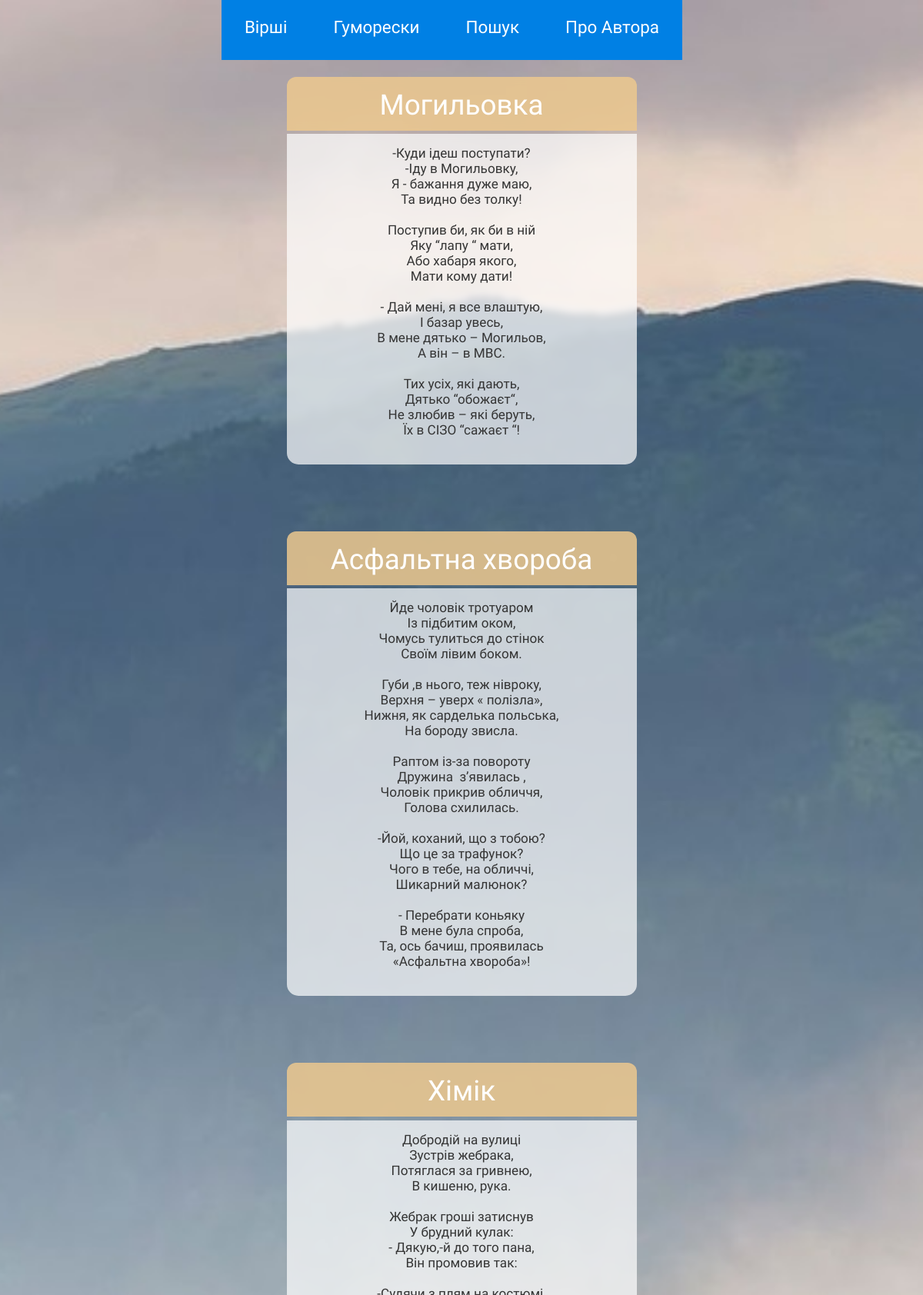
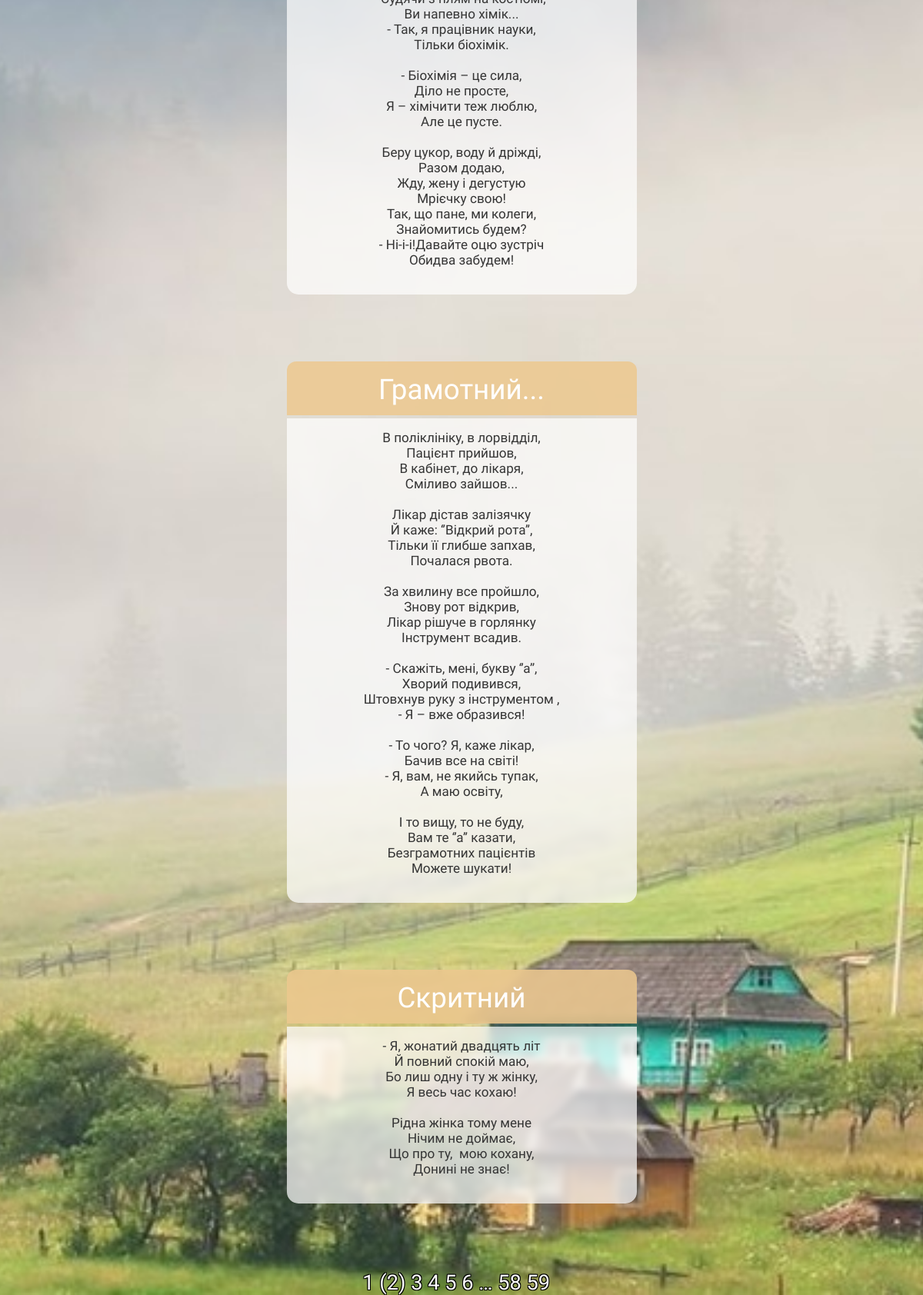
The page /humoresques/2 on the database as committed earlier (2 pictures, top to bottom).
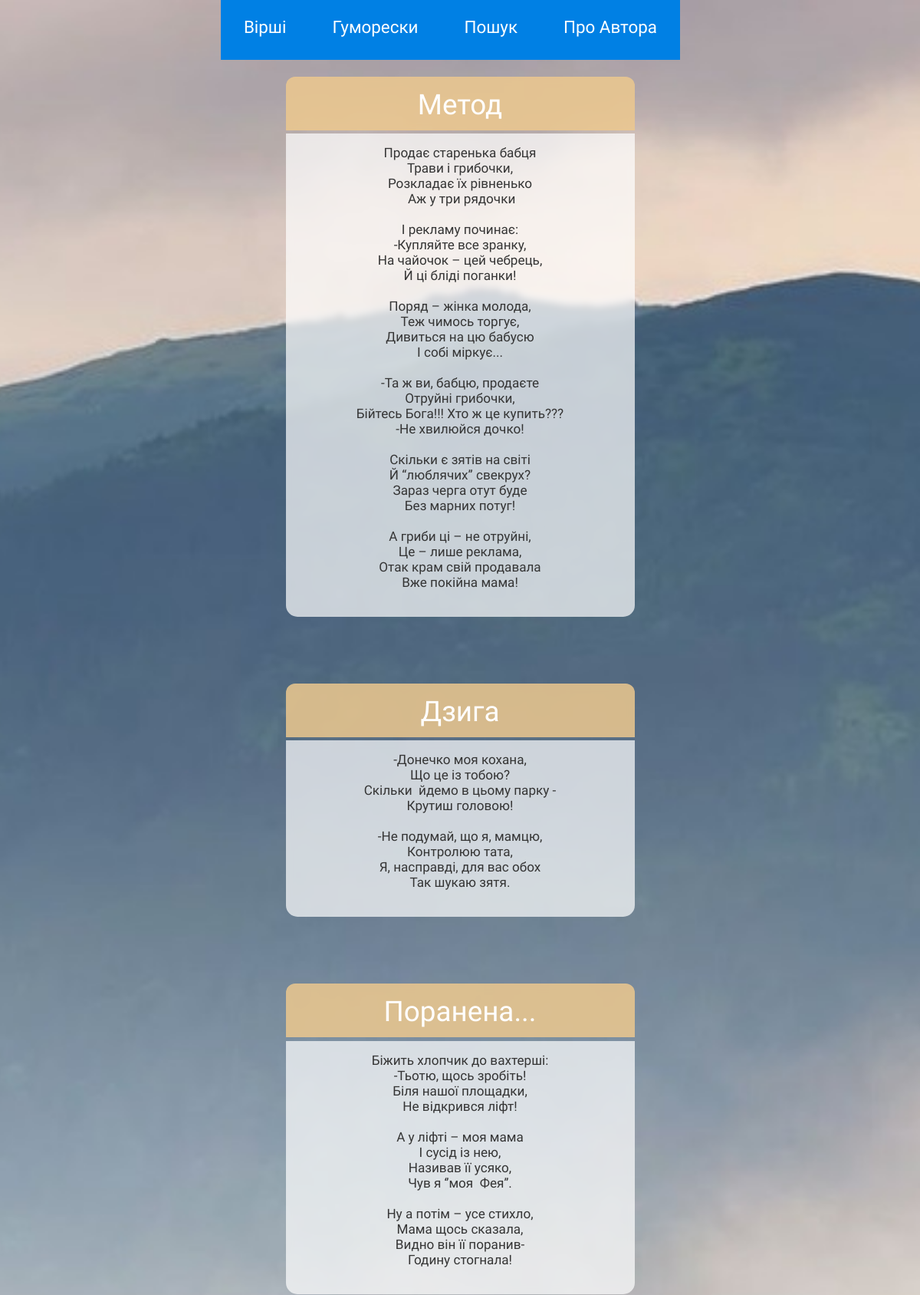
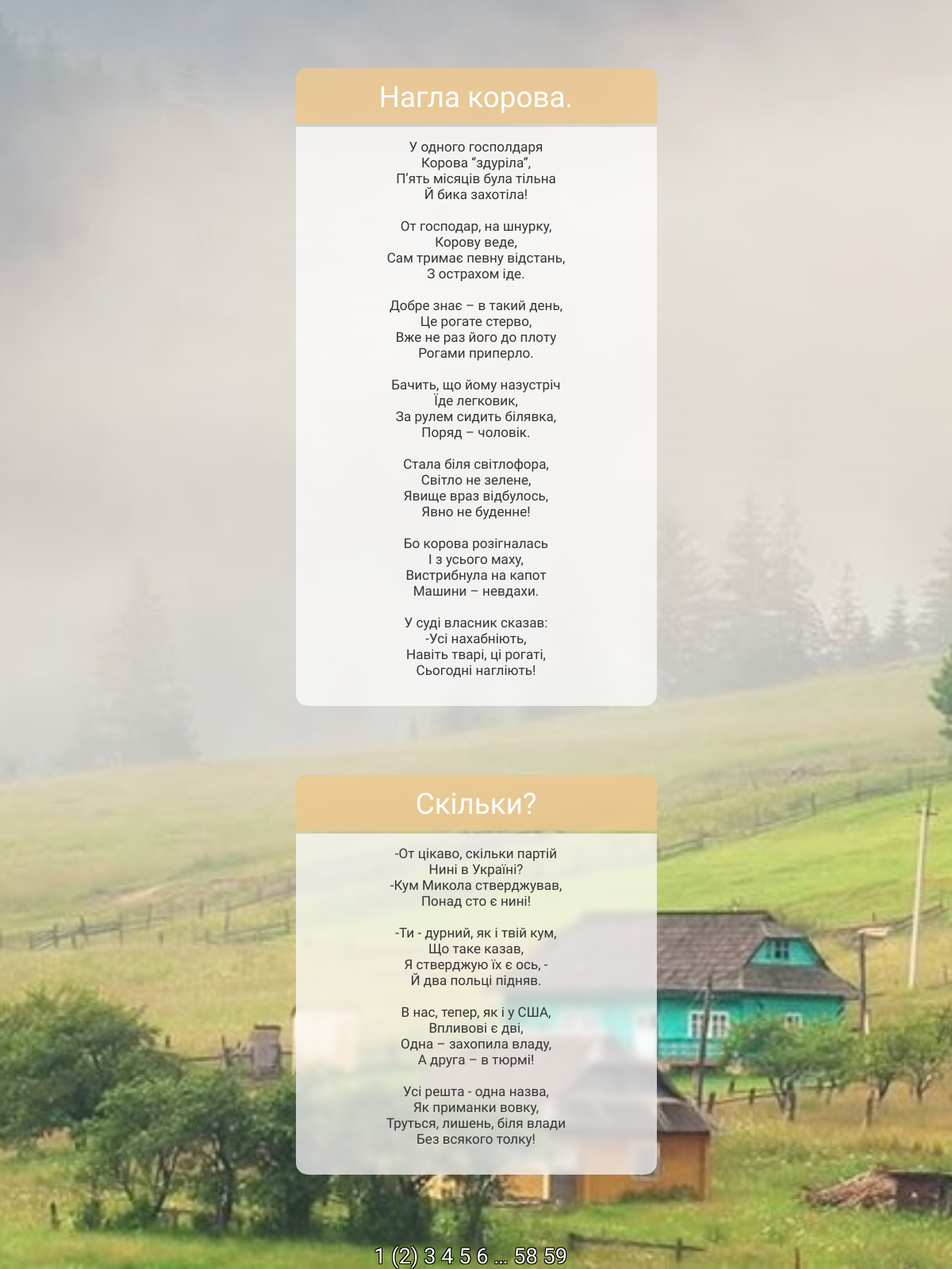
The same page on the database as committed later (2 pictures, top to bottom).
### app/models.py (models this page shows)
class Humoresque(db.Model):
    id = db.Column(db.Integer, primary_key=True)
    title = db.Column(db.String(20), unique=True)
    text = db.Column(db.String(1028), unique=True)

### app/routes.py (the view)
@app.route('/humoresques/<int:hum_page_num>')
def humoresques(hum_page_num):
    humoresques = Humoresque.query.paginate(per_page=5, page=hum_page_num, error_out=True)
    return render_template('humoresques.html', title='Гуморески',  humoresques=humoresques)

### app/templates/humoresques.html
{% extends "base.html" %}
{% block app_content %}
    {% for humoresque in humoresques.items %}
        {% include "_humoresque.html" %}
    {% endfor %}
    <div class="pagination-links">
    {% for page in humoresques.iter_pages() %}
        {% if page %}
            {% if page != humoresques.page %}
                <a href="{{ url_for('humoresques', hum_page_num=page) }}">{{ page }}</a>
            {% else %}
                <span style="color: white;">({{ page }})</span>
            {% endif %}
        {% else %}
            <span class=ellipsis style="color: white;">…</span>
        {% endif %}
    {% endfor %}
    </div>
{% endblock %}

### app/templates/base.html (shortened to what this page needs)
<html>
    <head>
        <link rel="stylesheet" href="{{ url_for('static', filename='styles.css') }}"/>
    </head>
    <body>
        <div id="navbar-container">
            <div class="navbar">
                <div class="link-div">
                    <nav>
                        <ul class="nav-links">
                            <li><a href="{{ url_for('poems', page_num=1) }}">Вірші</a></li>
                            <li><a href="{{ url_for('humoresques', hum_page_num=1) }}">Гуморески</a></li>
                            <li><a href="{{ url_for('search') }}">Пошук</a></li>
                            <li><a href="{{ url_for('about') }}">Про<span style="opacity: 0;">і</span>Автора</a></li>
                        </ul>
                    </nav>
                </div>
            </div>
        </div>
        <div id="page_container">
            {% block content %}
            <div class="container-fluid" style="margin-top: 100px;">
                {% block app_content %}{% endblock %}
            </div>
            {% endblock %}
        </div>
    </body>
</html>

### app/templates/_humoresque.html (shortened to what this page needs)
{% extends "base.html" %}
{% block app_content %}
    <div id="poem-container">
        <div id="title">{{humoresque.title}}</div>
        <pre><div id="text">{{humoresque.text}}</div></pre>
    </div>
{% endblock %}

### app/static/styles.css (style rules this page uses)
#poem-container { width: 600px; color: white; margin-left: 50%; margin-top: -5.7rem; margin-bottom: 75px; border-radius: 15px; }
#title { width: 100%; height: 40px; background-color: rgba(237, 200, 143, 0.85); backdrop-filter: blur(5px); background-size: cover; font-size: 2.3rem; font-family: Alice; color: white; text-align: center; padding-top: 15px; padding-bottom: 15px; border-radius: 12px 12px 0 0; }
#text { background-color: rgba(255, 255, 255, 0.7); backdrop-filter: blur(5px); width: 100%; font-family: Alice; font-size: 1.34rem; color: #353535; text-align: center; margin-top: -23px; margin-bottom: -13px; padding-top: 15px; padding-bottom: 35px; border-radius:0 0 15px 15px; }
#navbar-container { position: absolute; top: 0; height: 100px; width: 90%; }
a { text-decoration: none; color: white; }
body { background: url('/static/day-mnt.jpg') no-repeat center center fixed; -webkit-background-size: cover; -moz-background-size: cover; -o-background-size: cover; background-size: cover; font-family: Alice; font-size: 1.7rem; }
.navbar { position: fixed; display: flex; justify-content: space-between; align-items: center; font-size: 1.4rem; margin-bottom: 100px; }
.nav-links { left: 41%; display: inline-flex; list-style: none; }
.nav-links a { width: 50px; text-align: center; padding: 30px; background: rgb(0, 128, 228); transition: 0.3s ease-out; }
.pagination-links { text-align: center; text-shadow: -1px -1px 0 #000, 1px -1px 0 #000, -1px 1px 0 #000, 1px 1px 0 #000; float: bottom 0; }
html, body { width: 100%; height: 100%; margin: 0; padding: 0; overflow-x: hidden; }
@media screen and (max-width: 1430px) { .nav-links { position: fixed; z-index: 10; left: 50%; margin-left: -15.72em; } }
@media screen and (max-width: 1430px) { #poem-container { width:455px; margin-top: 150px; margin-bottom: -80px; margin: 0 auto; text-align: center; position: float; } }
@media screen and (max-width: 1430px) { #text { width: 455px; font-size: 1.07rem; } }
@media screen and (max-width: 1430px) { .pagination-links { margin-top: 100px; text-align: center; position: float; margin-left: -0.5em; } }
@media screen and (max-width: 1430px) { html, body { width: 100%; height: 100%; margin: 0; padding: 0; overflow-x: hidden; } }

Rows that differ between the two databases and show on the page:
removed Humoresque: title "Могильовка", text "-Куди ідеш поступати? -Іду в Могильовку, Я - бажання дуже маю, Та видно без толку! Поступив би, як би в ній Яку “лапу “ мати, Або хабаря якого, Мати кому дати! - Дай мені, я все влаштую, І базар увесь, В мене дятько – Могильов, А він – в МВС. Тих усіх, які дають, Дятько “обожаєт“, Не злюбив – які беруть, Їх в СІЗО “сажаєт “!"
removed Humoresque: title "Асфальтна хвороба", text "Йде чоловік тротуаром Із підбитим оком, Чомусь тулиться до стінок Своїм лівим боком. Губи ,в нього, теж нівроку, Верхня – уверх « полізла», Нижня, як сарделька польська, На бороду звисла. Раптом із-за повороту Дружина з’явилась , Чоловік прикрив обличчя, Голова схилилась. -Йой, коханий, що з тобою? Що це за трафунок? Чого в тебе, на обличчі, Шикарний малюнок? - Перебрати коньяку В мене була спроба, Та, ось бачиш, проявилась «Асфальтна хвороба»!"
removed Humoresque: title "Хімік", text "Добродій на вулиці Зустрів жебрака, Потяглася за гривнею, В кишеню, рука. Жебрак гроші затиснув У брудний кулак: - Дякую,-й до того пана, Він промовив так: -Судячи з плям на костюмі, Ви напевно хімік... - Так, я працівник науки, Тільки біохімік. - Біохімія – це сила, Діло не просте, Я – хімічити теж люблю, Але це пусте. Беру цукор, воду й дріжді, Разом додаю, Жду, жену і дегустую Мрієчку свою! Так, що пане, ми колеги, Знайомитись будем? - Ні-і-і!Давайте оцю зустріч Обидва забудем!"
removed Humoresque: title "Грамотний...", text "В поліклініку, в лорвідділ, Пацієнт прийшов, В кабінет, до лікаря, Сміливо зайшов... Лікар дістав залізячку Й каже: ‘’Відкрий рота’’, Тільки її глибше запхав, Почалася рвота. За хвилину все пройшло, Знову рот відкрив, Лікар рішуче в горлянку Інструмент всадив. - Скажіть, мені, букву ‘’а’’, Хворий подивився, Штовхнув руку з інструментом , - Я – вже образився! - То чого? Я, каже лікар, Бачив все на світі! - Я, вам, не якийсь тупак, А маю освіту, І то вищу, то не буду, Вам те ‘’а’’ казати, Безграмотних пацієнтів Можете шукати!"
removed Humoresque: title "Скритний", text "- Я, жонатий двадцять літ Й повний спокій маю, Бо лиш одну і ту ж жінку, Я весь час кохаю! Рідна жінка тому мене Нічим не доймає, Що про ту, мою кохану, Донині не знає!"
now on this page (row unchanged): Humoresque: title "Метод", text "Продає старенька бабця Трави і грибочки, Розкладає їх рівненько Аж у три рядочки І рекламу починає: -Купляйте все зранку, На чайочок – цей чебрець, Й ці бліді поганки! Поряд – жінка молода, Теж чимось торгує, Дивиться на цю бабусю І собі міркує... -Та ж ви, бабцю, продаєте Отруйні грибочки, Бійтесь Бога!!! Хто ж це купить??? -Не хвилюйся дочко! Скільки є зятів на світі Й “люблячих” свекрух? Зараз черга отут буде Без марних потуг! А гриби ці – не отруйні, Це – лише реклама, Отак крам свій продавала Вже покійна мама!"
now on this page (row unchanged): Humoresque: title "Дзига", text "-Донечко моя кохана, Що це із тобою? Скільки йдемо в цьому парку - Крутиш головою! -Не подумай, що я, мамцю, Контролюю тата, Я, насправді, для вас обох Так шукаю зятя."
now on this page (row unchanged): Humoresque: title "Поранена...", text "Біжить хлопчик до вахтерші: -Тьотю, щось зробіть! Біля нашої площадки, Не відкрився ліфт! А у ліфті – моя мама І сусід із нею, Називав її усяко, Чув я ‘’моя Фея’’. Ну а потім – усе стихло, Мама щось сказала, Видно він її поранив- Годину стогнала!"
now on this page (row unchanged): Humoresque: title "Нагла корова.", text "У одного госполдаря Корова ‘’здуріла’’, П’ять місяців була тільна Й бика захотіла! От господар, на шнурку, Корову веде, Сам тримає певну відстань, З острахом іде. Добре знає – в такий день, Це рогате стерво, Вже не раз його до плоту Рогами приперло. Бачить, що йому назустріч Їде легковик, За рулем сидить білявка, Поряд – чоловік. Стала біля світлофора, Світло не зелене, Явище враз відбулось, Явно не буденне! Бо корова розігналась І з усього маху, Вистрибнула на капот Машини – невдахи. У суді власник сказав: -Усі нахабніють, Навіть тварі, ці рогаті, Сьогодні нагліють!"
now on this page (row unchanged): Humoresque: title "Скільки?", text "-От цікаво, скільки партій Нині в Україні? -Кум Микола стверджував, Понад сто є нині! -Ти - дурний, як і твій кум, Що таке казав, Я стверджую їх є ось, - Й два польці підняв. В нас, тепер, як і у США, Впливові є дві, Одна – захопила владу, А друга – в тюрмі! Усі решта - одна назва, Як приманки вовку, Труться, лишень, біля влади Без всякого толку!"
